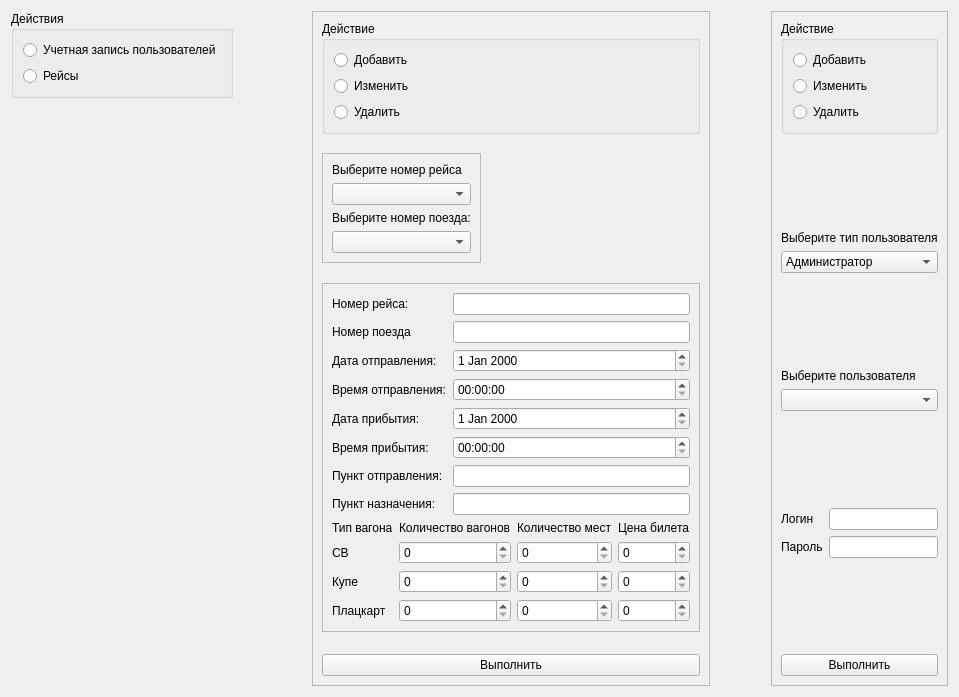
<?xml version="1.0" encoding="UTF-8"?>
<ui version="4.0">
 <class>AdminWidget</class>
 <widget class="QWidget" name="AdminWidget">
  <property name="geometry">
   <rect>
    <x>0</x>
    <y>0</y>
    <width>959</width>
    <height>697</height>
   </rect>
  </property>
  <property name="windowTitle">
   <string>Form</string>
  </property>
  <layout class="QHBoxLayout" name="horizontalLayout">
   <item>
    <layout class="QVBoxLayout" name="verticalLayout_2">
     <item>
      <widget class="QGroupBox" name="groupBox">
       <property name="title">
        <string>Действия</string>
       </property>
       <layout class="QVBoxLayout" name="verticalLayout">
        <item>
         <widget class="QRadioButton" name="radioButtonActionUserRecord">
          <property name="text">
           <string>Учетная запись пользователей</string>
          </property>
         </widget>
        </item>
        <item>
         <widget class="QRadioButton" name="radioButtonActionTraiway">
          <property name="text">
           <string>Рейсы</string>
          </property>
         </widget>
        </item>
       </layout>
      </widget>
     </item>
     <item>
      <spacer name="verticalSpacer">
       <property name="orientation">
        <enum>Qt::Vertical</enum>
       </property>
       <property name="sizeHint" stdset="0">
        <size>
         <width>20</width>
         <height>40</height>
        </size>
       </property>
      </spacer>
     </item>
    </layout>
   </item>
   <item>
    <spacer name="horizontalSpacer">
     <property name="orientation">
      <enum>Qt::Horizontal</enum>
     </property>
     <property name="sizeHint" stdset="0">
      <size>
       <width>78</width>
       <height>20</height>
      </size>
     </property>
    </spacer>
   </item>
   <item>
    <widget class="QFrame" name="frameActionTralway">
     <property name="frameShape">
      <enum>QFrame::StyledPanel</enum>
     </property>
     <property name="frameShadow">
      <enum>QFrame::Raised</enum>
     </property>
     <layout class="QVBoxLayout" name="verticalLayout_3">
      <item>
       <widget class="QGroupBox" name="groupBoxActionAdmin">
        <property name="title">
         <string>Действие</string>
        </property>
        <layout class="QVBoxLayout" name="verticalLayout_9">
         <item>
          <widget class="QRadioButton" name="radioButtonAdd_3">
           <property name="text">
            <string>Добавить</string>
           </property>
          </widget>
         </item>
         <item>
          <widget class="QRadioButton" name="radioButtonEdit_3">
           <property name="text">
            <string>Изменить</string>
           </property>
          </widget>
         </item>
         <item>
          <widget class="QRadioButton" name="radioButtonRemove_3">
           <property name="text">
            <string>Удалить</string>
           </property>
          </widget>
         </item>
        </layout>
       </widget>
      </item>
      <item>
       <spacer name="verticalSpacer_3">
        <property name="orientation">
         <enum>Qt::Vertical</enum>
        </property>
        <property name="sizeHint" stdset="0">
         <size>
          <width>20</width>
          <height>18</height>
         </size>
        </property>
       </spacer>
      </item>
      <item>
       <layout class="QHBoxLayout" name="horizontalLayout_3">
        <item>
         <widget class="QFrame" name="FrameChooseTrainway_3">
          <property name="frameShape">
           <enum>QFrame::StyledPanel</enum>
          </property>
          <property name="frameShadow">
           <enum>QFrame::Raised</enum>
          </property>
          <layout class="QVBoxLayout" name="verticalLayout_10">
           <item>
            <widget class="QLabel" name="label_27">
             <property name="text">
              <string>Выберите номер рейса</string>
             </property>
            </widget>
           </item>
           <item>
            <widget class="QComboBox" name="comboBoxNumTrailway_3">
             <property name="currentText">
              <string/>
             </property>
             <property name="currentIndex">
              <number>-1</number>
             </property>
            </widget>
           </item>
           <item>
            <widget class="QLabel" name="label_3">
             <property name="text">
              <string>Выберите номер поезда:</string>
             </property>
            </widget>
           </item>
           <item>
            <widget class="QComboBox" name="comboBoxNumTrain"/>
           </item>
          </layout>
         </widget>
        </item>
        <item>
         <spacer name="horizontalSpacer_3">
          <property name="orientation">
           <enum>Qt::Horizontal</enum>
          </property>
          <property name="sizeHint" stdset="0">
           <size>
            <width>40</width>
            <height>20</height>
           </size>
          </property>
         </spacer>
        </item>
       </layout>
      </item>
      <item>
       <spacer name="verticalSpacer_2">
        <property name="orientation">
         <enum>Qt::Vertical</enum>
        </property>
        <property name="sizeHint" stdset="0">
         <size>
          <width>20</width>
          <height>18</height>
         </size>
        </property>
       </spacer>
      </item>
      <item>
       <widget class="QFrame" name="frameInputData">
        <property name="frameShape">
         <enum>QFrame::StyledPanel</enum>
        </property>
        <property name="frameShadow">
         <enum>QFrame::Raised</enum>
        </property>
        <layout class="QVBoxLayout" name="verticalLayout_11">
         <item>
          <layout class="QVBoxLayout" name="verticalLayout_12" stretch="1,1">
           <item>
            <layout class="QFormLayout" name="formLayout_3">
             <item row="0" column="0">
              <widget class="QLabel" name="label_28">
               <property name="text">
                <string>Номер рейса: </string>
               </property>
              </widget>
             </item>
             <item row="0" column="1">
              <widget class="QLineEdit" name="lineEditNumTrailway_3"/>
             </item>
             <item row="2" column="0">
              <widget class="QLabel" name="label_29">
               <property name="text">
                <string>Дата отправления: </string>
               </property>
              </widget>
             </item>
             <item row="2" column="1">
              <widget class="QDateEdit" name="dateEditDeparture_3"/>
             </item>
             <item row="3" column="0">
              <widget class="QLabel" name="label_30">
               <property name="text">
                <string>Время отправления:</string>
               </property>
              </widget>
             </item>
             <item row="3" column="1">
              <widget class="QTimeEdit" name="timeEditDeparture_"/>
             </item>
             <item row="4" column="0">
              <widget class="QLabel" name="label">
               <property name="text">
                <string>Дата прибытия:</string>
               </property>
              </widget>
             </item>
             <item row="6" column="0">
              <widget class="QLabel" name="label_31">
               <property name="text">
                <string>Пункт отправления: </string>
               </property>
              </widget>
             </item>
             <item row="6" column="1">
              <widget class="QLineEdit" name="lineEditSource_3"/>
             </item>
             <item row="7" column="0">
              <widget class="QLabel" name="label_32">
               <property name="text">
                <string>Пункт назначения: </string>
               </property>
              </widget>
             </item>
             <item row="7" column="1">
              <widget class="QLineEdit" name="lineEditDestination_3"/>
             </item>
             <item row="5" column="0">
              <widget class="QLabel" name="label_2">
               <property name="text">
                <string>Время прибытия:</string>
               </property>
              </widget>
             </item>
             <item row="1" column="0">
              <widget class="QLabel" name="label_4">
               <property name="text">
                <string>Номер поезда</string>
               </property>
              </widget>
             </item>
             <item row="1" column="1">
              <widget class="QLineEdit" name="lineEditNumTrain"/>
             </item>
             <item row="4" column="1">
              <widget class="QDateEdit" name="dateEditArrival"/>
             </item>
             <item row="5" column="1">
              <widget class="QTimeEdit" name="timeEditArrival"/>
             </item>
            </layout>
           </item>
           <item>
            <layout class="QGridLayout" name="gridLayout_3">
             <item row="0" column="0">
              <widget class="QLabel" name="label_33">
               <property name="text">
                <string>Тип вагона</string>
               </property>
              </widget>
             </item>
             <item row="0" column="1">
              <widget class="QLabel" name="label_34">
               <property name="text">
                <string>Количество вагонов</string>
               </property>
              </widget>
             </item>
             <item row="0" column="2">
              <widget class="QLabel" name="label_35">
               <property name="text">
                <string>Количество мест</string>
               </property>
              </widget>
             </item>
             <item row="0" column="3">
              <widget class="QLabel" name="label_36">
               <property name="text">
                <string>Цена билета</string>
               </property>
              </widget>
             </item>
             <item row="1" column="0">
              <widget class="QLabel" name="label_37">
               <property name="text">
                <string>СВ</string>
               </property>
              </widget>
             </item>
             <item row="1" column="1">
              <widget class="QSpinBox" name="spinBoxCountSV_3"/>
             </item>
             <item row="1" column="2">
              <widget class="QSpinBox" name="spinBoxCountPlaceSV_3">
               <property name="enabled">
                <bool>true</bool>
               </property>
               <property name="maximum">
                <number>1000</number>
               </property>
              </widget>
             </item>
             <item row="1" column="3">
              <widget class="QSpinBox" name="spinBoxCostSV_3">
               <property name="maximum">
                <number>100000</number>
               </property>
              </widget>
             </item>
             <item row="2" column="0">
              <widget class="QLabel" name="label_38">
               <property name="text">
                <string>Купе</string>
               </property>
              </widget>
             </item>
             <item row="2" column="1">
              <widget class="QSpinBox" name="spinBoxCountCompartment_3"/>
             </item>
             <item row="2" column="2">
              <widget class="QSpinBox" name="spinBoxCountPlaceCompartment_3">
               <property name="enabled">
                <bool>true</bool>
               </property>
               <property name="maximum">
                <number>1000</number>
               </property>
              </widget>
             </item>
             <item row="2" column="3">
              <widget class="QSpinBox" name="spinBoxCostCompartment_3">
               <property name="maximum">
                <number>100000</number>
               </property>
              </widget>
             </item>
             <item row="3" column="0">
              <widget class="QLabel" name="label_39">
               <property name="text">
                <string>Плацкарт</string>
               </property>
              </widget>
             </item>
             <item row="3" column="1">
              <widget class="QSpinBox" name="spinBoxCountEconom_3"/>
             </item>
             <item row="3" column="2">
              <widget class="QSpinBox" name="spinBoxCountPlaceEconom_3">
               <property name="enabled">
                <bool>true</bool>
               </property>
               <property name="maximum">
                <number>1000</number>
               </property>
              </widget>
             </item>
             <item row="3" column="3">
              <widget class="QSpinBox" name="spinBoxCostEconom_3">
               <property name="maximum">
                <number>100000</number>
               </property>
              </widget>
             </item>
            </layout>
           </item>
          </layout>
         </item>
        </layout>
       </widget>
      </item>
      <item>
       <spacer name="verticalSpacer_4">
        <property name="orientation">
         <enum>Qt::Vertical</enum>
        </property>
        <property name="sizeHint" stdset="0">
         <size>
          <width>350</width>
          <height>21</height>
         </size>
        </property>
       </spacer>
      </item>
      <item>
       <widget class="QPushButton" name="pushButtonDoActionTrailway">
        <property name="text">
         <string>Выполнить</string>
        </property>
       </widget>
      </item>
     </layout>
    </widget>
   </item>
   <item>
    <spacer name="horizontalSpacer_2">
     <property name="orientation">
      <enum>Qt::Horizontal</enum>
     </property>
     <property name="sizeHint" stdset="0">
      <size>
       <width>60</width>
       <height>20</height>
      </size>
     </property>
    </spacer>
   </item>
   <item>
    <widget class="QFrame" name="frameActionUser">
     <property name="frameShape">
      <enum>QFrame::StyledPanel</enum>
     </property>
     <property name="frameShadow">
      <enum>QFrame::Raised</enum>
     </property>
     <layout class="QVBoxLayout" name="verticalLayout_6">
      <item>
       <widget class="QGroupBox" name="groupBoxActionUser">
        <property name="title">
         <string>Действие</string>
        </property>
        <layout class="QVBoxLayout" name="verticalLayout_13">
         <item>
          <widget class="QRadioButton" name="radioButtonAdd">
           <property name="text">
            <string>Добавить</string>
           </property>
          </widget>
         </item>
         <item>
          <widget class="QRadioButton" name="radioButtonEdit">
           <property name="text">
            <string>Изменить</string>
           </property>
          </widget>
         </item>
         <item>
          <widget class="QRadioButton" name="radioButtonRemove">
           <property name="text">
            <string>Удалить</string>
           </property>
          </widget>
         </item>
        </layout>
       </widget>
      </item>
      <item>
       <spacer name="verticalSpacer_5">
        <property name="orientation">
         <enum>Qt::Vertical</enum>
        </property>
        <property name="sizeHint" stdset="0">
         <size>
          <width>20</width>
          <height>88</height>
         </size>
        </property>
       </spacer>
      </item>
      <item>
       <layout class="QVBoxLayout" name="verticalLayout_5">
        <item>
         <widget class="QLabel" name="label_5">
          <property name="text">
           <string>Выберите тип пользователя</string>
          </property>
         </widget>
        </item>
        <item>
         <widget class="QComboBox" name="comboBoxUserType">
          <item>
           <property name="text">
            <string>Администратор</string>
           </property>
          </item>
          <item>
           <property name="text">
            <string>Кассир</string>
           </property>
          </item>
          <item>
           <property name="text">
            <string>Пассажир</string>
           </property>
          </item>
         </widget>
        </item>
       </layout>
      </item>
      <item>
       <spacer name="verticalSpacer_6">
        <property name="orientation">
         <enum>Qt::Vertical</enum>
        </property>
        <property name="sizeHint" stdset="0">
         <size>
          <width>20</width>
          <height>87</height>
         </size>
        </property>
       </spacer>
      </item>
      <item>
       <layout class="QVBoxLayout" name="verticalLayout_4">
        <item>
         <widget class="QLabel" name="label_8">
          <property name="text">
           <string>Выберите пользователя</string>
          </property>
         </widget>
        </item>
        <item>
         <widget class="QComboBox" name="comboBoxAllUserThatType"/>
        </item>
       </layout>
      </item>
      <item>
       <spacer name="verticalSpacer_7">
        <property name="orientation">
         <enum>Qt::Vertical</enum>
        </property>
        <property name="sizeHint" stdset="0">
         <size>
          <width>20</width>
          <height>88</height>
         </size>
        </property>
       </spacer>
      </item>
      <item>
       <layout class="QFormLayout" name="formLayout">
        <item row="0" column="0">
         <widget class="QLabel" name="label_6">
          <property name="text">
           <string>Логин</string>
          </property>
         </widget>
        </item>
        <item row="1" column="0">
         <widget class="QLabel" name="label_7">
          <property name="text">
           <string>Пароль</string>
          </property>
         </widget>
        </item>
        <item row="1" column="1">
         <widget class="QLineEdit" name="lineEditPassword"/>
        </item>
        <item row="0" column="1">
         <widget class="QLineEdit" name="lineEditLogin"/>
        </item>
       </layout>
      </item>
      <item>
       <spacer name="verticalSpacer_8">
        <property name="orientation">
         <enum>Qt::Vertical</enum>
        </property>
        <property name="sizeHint" stdset="0">
         <size>
          <width>20</width>
          <height>87</height>
         </size>
        </property>
       </spacer>
      </item>
      <item>
       <widget class="QPushButton" name="pushButtonAction">
        <property name="text">
         <string>Выполнить</string>
        </property>
       </widget>
      </item>
     </layout>
    </widget>
   </item>
  </layout>
 </widget>
 <resources/>
 <connections/>
</ui>
